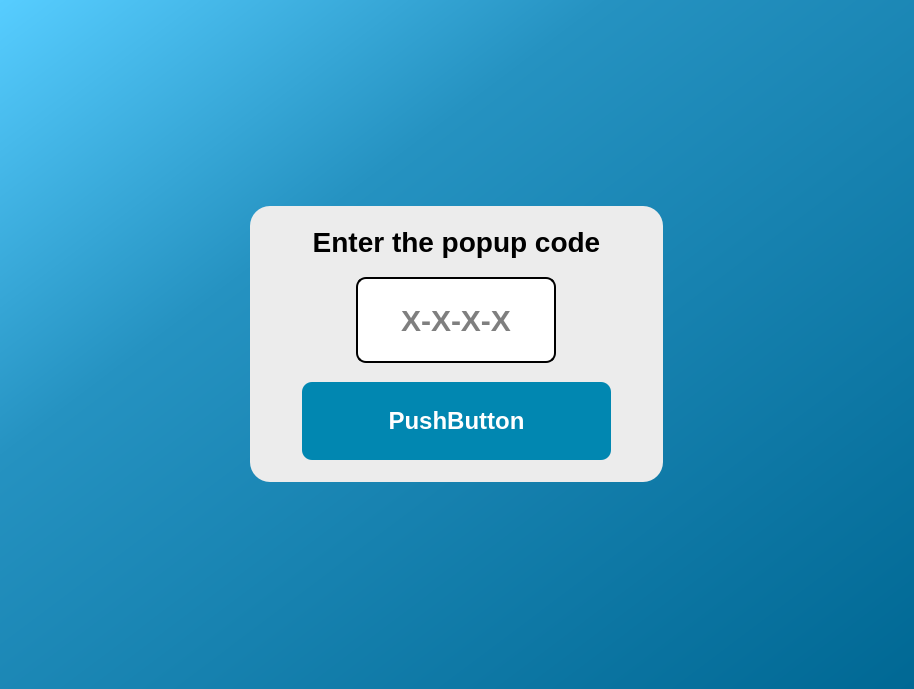
<?xml version="1.0" encoding="UTF-8"?>
<ui version="4.0">
 <class>Verification</class>
 <widget class="QWidget" name="Verification">
  <property name="geometry">
   <rect>
    <x>0</x>
    <y>0</y>
    <width>914</width>
    <height>689</height>
   </rect>
  </property>
  <property name="windowTitle">
   <string>Form</string>
  </property>
  <property name="styleSheet">
   <string notr="true">QWidget {
background-color: qlineargradient(spread:pad, x1:0, y1:0, x2:1, y2:1, stop:0 rgba(87, 205, 255, 255), stop:0.333333 rgba(37, 146, 193, 255), stop:1 rgba(0, 104, 148, 255));
}</string>
  </property>
  <layout class="QVBoxLayout" name="verticalLayout_2">
   <item alignment="Qt::AlignHCenter|Qt::AlignVCenter">
    <widget class="QWidget" name="widget" native="true">
     <property name="minimumSize">
      <size>
       <width>413</width>
       <height>248</height>
      </size>
     </property>
     <property name="maximumSize">
      <size>
       <width>480</width>
       <height>300</height>
      </size>
     </property>
     <property name="styleSheet">
      <string notr="true">QWidget{
background-color: #ECECEC;
border-radius: 20px;
}</string>
     </property>
     <layout class="QVBoxLayout" name="verticalLayout">
      <property name="spacing">
       <number>19</number>
      </property>
      <property name="leftMargin">
       <number>0</number>
      </property>
      <property name="topMargin">
       <number>20</number>
      </property>
      <property name="rightMargin">
       <number>0</number>
      </property>
      <property name="bottomMargin">
       <number>22</number>
      </property>
      <item>
       <widget class="QLabel" name="Hint">
        <property name="styleSheet">
         <string notr="true">QLabel{
font-family: &quot;Inter&quot;, sans-serif;
font-weight: bold;
font-size: 28px;
color: #000;
}</string>
        </property>
        <property name="text">
         <string>Enter the popup code</string>
        </property>
        <property name="alignment">
         <set>Qt::AlignCenter</set>
        </property>
       </widget>
      </item>
      <item alignment="Qt::AlignHCenter">
       <widget class="QLineEdit" name="CodeInput">
        <property name="minimumSize">
         <size>
          <width>0</width>
          <height>86</height>
         </size>
        </property>
        <property name="maximumSize">
         <size>
          <width>200</width>
          <height>16777215</height>
         </size>
        </property>
        <property name="styleSheet">
         <string notr="true">QLineEdit{
background-color: #FFF;
border-radius: 10px;
border: 2px solid #000;
font-family: &quot;Miriam Libre&quot;, sans-serif;
font-weight: bold;
font-size: 30px;
}
</string>
        </property>
        <property name="maxLength">
         <number>4</number>
        </property>
        <property name="cursorPosition">
         <number>0</number>
        </property>
        <property name="alignment">
         <set>Qt::AlignCenter</set>
        </property>
        <property name="placeholderText">
         <string>X-X-X-X</string>
        </property>
        <property name="cursorMoveStyle">
         <enum>Qt::LogicalMoveStyle</enum>
        </property>
       </widget>
      </item>
      <item alignment="Qt::AlignHCenter">
       <widget class="QPushButton" name="pushButton">
        <property name="minimumSize">
         <size>
          <width>309</width>
          <height>78</height>
         </size>
        </property>
        <property name="maximumSize">
         <size>
          <width>360</width>
          <height>78</height>
         </size>
        </property>
        <property name="styleSheet">
         <string notr="true">QPushButton{
Height: 80px;
color: #FFFFFF;
font-size: 24px;
font-family: &quot;Miriam Libre&quot;, sans-serif;
font-weight: bold;
background-color: #0187B1;
border-radius: 10px;
}
QPushButton::pressed{
background-color: #00769B;
}</string>
        </property>
        <property name="text">
         <string>PushButton</string>
        </property>
       </widget>
      </item>
     </layout>
    </widget>
   </item>
  </layout>
 </widget>
 <resources/>
 <connections/>
</ui>
